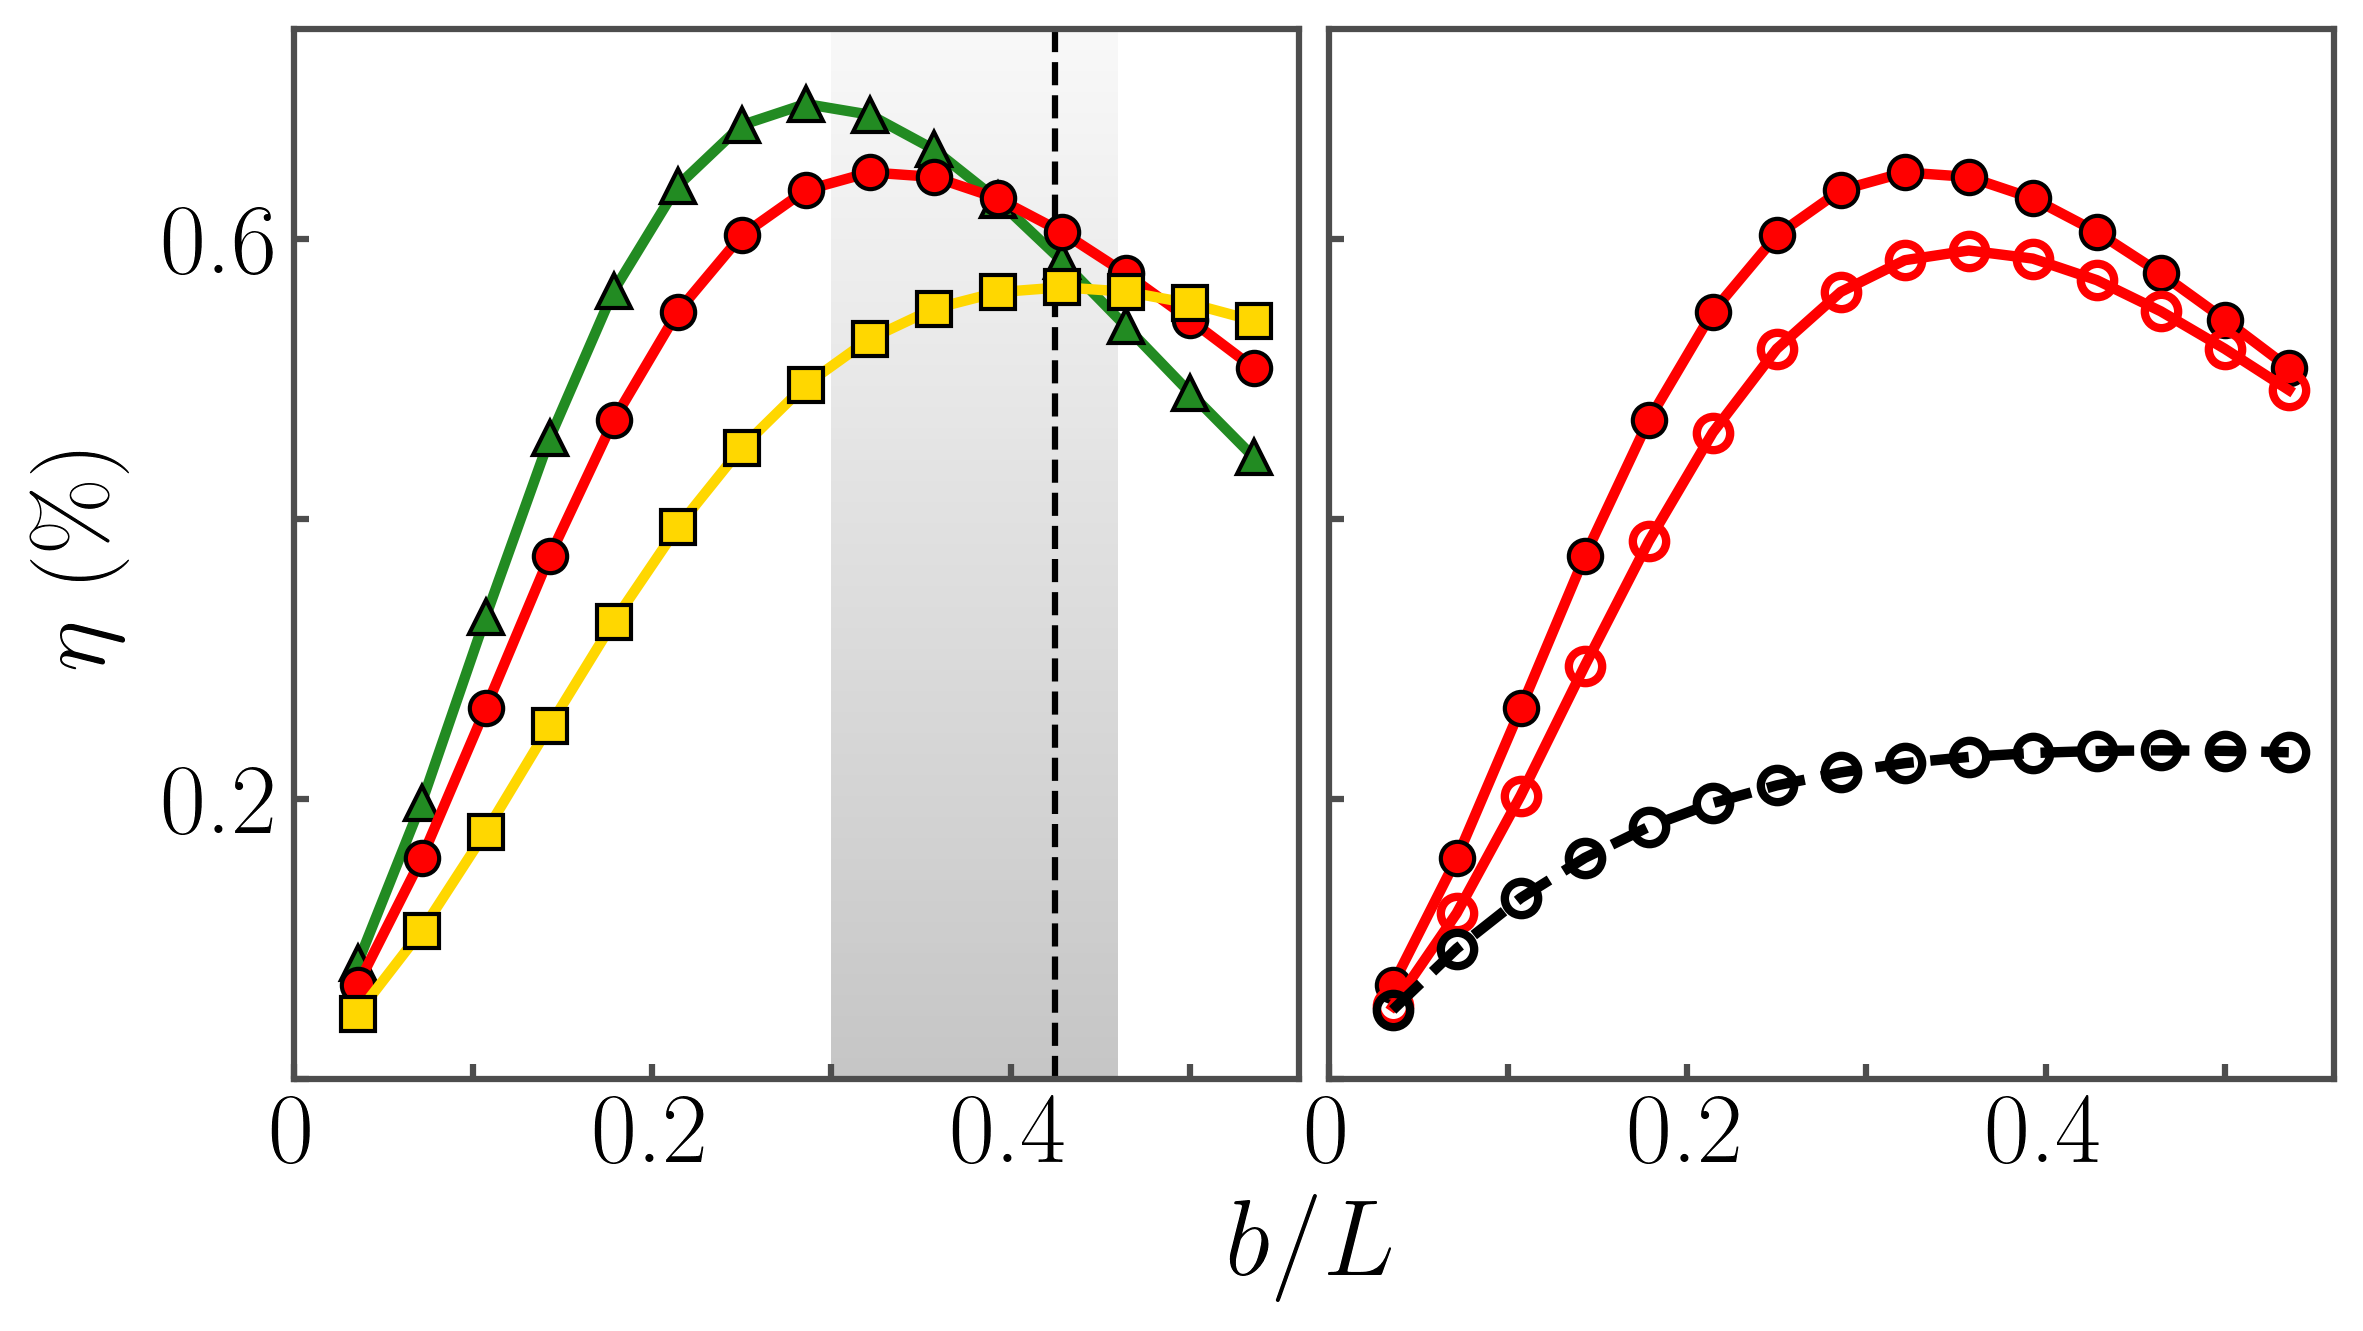

This figure's Python source:
"""
This code generates a two-panel figure of swimming efficiency against normalized cell body length (b/L).

Input files:
    - Fig2b.csv: Efficiency data for various configurations
        * b: Cell body major axis length
        * Efficiency(b/a_1.2): Efficiency with cell body aspect ratio b/a = 1.2 
        * Efficiency(HIs): Efficiency with natural aspect ratio (b/a = 1.53) and full HIs 
        * Efficiency(b/a_2.5): Efficiency with cell body aspect ratio b/a = 2.5
        * Efficiency(noffHIs): Efficiency with only body-flagella HIs
        * Efficiency(noHIs): Efficiency without HIs

Output:
    - Fig2b.png
        * Left panel: Efficiency for aspect ratios b/a = 1.2, 1.53, 2.5
        * Right panel: Efficiency under different HI treatments at b/a = 1.53
"""
import os
import pandas as pd
import matplotlib.pyplot as plt
import matplotlib.gridspec as gridspec

fontsize = 24
plt.rcParams.update({
    "text.usetex": True,
    "font.family": 'serif',
    "xtick.direction": 'in',
    "ytick.direction": 'in',
    "axes.edgecolor": '0.3',
    "xtick.color": "0.3",
    "ytick.color": "0.3",
    "xtick.labelcolor": "black",
    "ytick.labelcolor": "black",
    "xtick.labelsize": fontsize,
    "ytick.labelsize": fontsize,
    "axes.labelsize": fontsize,
    "axes.titlesize": fontsize + 2,
    "legend.fontsize": fontsize - 6,
    "lines.linewidth": 2.5,
    "axes.linewidth": 1.5,
    "xtick.major.width": 1.5,
    "ytick.major.width": 1.5,
})
plt.rcParams['text.latex.preamble'] = r'\usepackage{amsmath}'

def plot_figure(df):
    L = 14
    b_normalized = df['b'].values / L
    fig = plt.figure(figsize=(8, 5))
    gs = gridspec.GridSpec(1, 2, left=0.1, right=0.95, bottom=0.15, top=0.85, wspace=0.03)

    ax1 = fig.add_subplot(gs[0, 0])
    e_1 = df['Efficiency(b/a_1.2)'] * 100
    e_2 = df['Efficiency(HIs)'] * 100
    e_3 = df['Efficiency(b/a_2.5)'] * 100
    ax1.axvline(x=5.95/14, color='black', linestyle='--', linewidth=1.5)
    ax1.plot(b_normalized, e_1, marker='^', markersize=8,
             markerfacecolor='#228B22', markeredgecolor='black', markeredgewidth=1,
             color='#228B22', linestyle='-', linewidth=2.5)
    ax1.plot(b_normalized, e_2, marker='o', markersize=8,
             markerfacecolor='red', markeredgecolor='black', markeredgewidth=1,
             color='red', linestyle='-', linewidth=2.5)
    ax1.plot(b_normalized, e_3, marker='s', markersize=8,
             markerfacecolor='#FFD700', markeredgecolor='black', markeredgewidth=1,
             color='#FFD700', linestyle='-', linewidth=2.5)
    ax1.set_ylim(0,0.75)
    ax1.set_yticks([0, 0.2, 0.4, 0.6], ['', '0.2', '', '0.6'])
    ax1.set_xticks([0, 0.1, 0.2, 0.3, 0.4, 0.5], ['0', '', '0.2', '', '0.4', ''])
    ax1.set_ylabel(r'$\eta\ (\%)$', labelpad=8)
    y_min, y_max = ax1.get_ylim()
    b_min, b_max = 0.3, 0.46
    n_segments = 100
    for i in range(n_segments):
        y_start = y_max - i * (y_max - y_min) / n_segments
        y_end = y_max - (i + 1) * (y_max - y_min) / n_segments
        alpha = 0.05 + 0.4 * (i / n_segments)
        ax1.add_patch(plt.Rectangle((b_min, y_end), b_max - b_min, y_start - y_end,
                                    facecolor='gray', alpha=alpha, edgecolor='none',
                                    linewidth=0, zorder=0))
    ax2 = fig.add_subplot(gs[0, 1])
    e_HIs = df['Efficiency(HIs)'].values * 100
    e_noffHIs = df['Efficiency(noffHIs)'].values * 100
    e_noHIs = df['Efficiency(noHIs)'].values * 100
    ax2.plot(b_normalized, e_HIs, marker='o', markersize=8,
             markerfacecolor='red', markeredgecolor='black', markeredgewidth=1,
             color='red', linestyle='-')
    ax2.plot(b_normalized, e_noffHIs, marker='o', markersize=8,
             markerfacecolor='none', markeredgecolor='red', markeredgewidth=2,
             color='red', linestyle='-')
    ax2.plot(b_normalized, e_noHIs, marker='o', markersize=8,
             markerfacecolor='none', markeredgecolor='black', markeredgewidth=2,
             color='black', linestyle='--')
    ax2.set_ylim(0,0.75)
    ax2.set_yticks([0, 0.2, 0.4, 0.6], ['', '', '', ''])
    ax2.set_xticks([0, 0.1, 0.2, 0.3, 0.4, 0.5], ['0', '', '0.2', '', '0.4', ''])
    fig.text(0.525, 0.02, r'$b/L$', ha='center', fontsize=fontsize+2)
    return fig

def main():
    current_dir = os.path.dirname(os.path.abspath(__file__))
    data_file = os.path.join(current_dir, 'Fig2b.csv')
    output_file = os.path.join(current_dir, 'Fig2b.png')
    df = pd.read_csv(data_file)
    fig = plot_figure(df)
    fig.savefig(output_file, dpi=300, bbox_inches='tight')
    plt.show()

if __name__ == '__main__':
    main()
